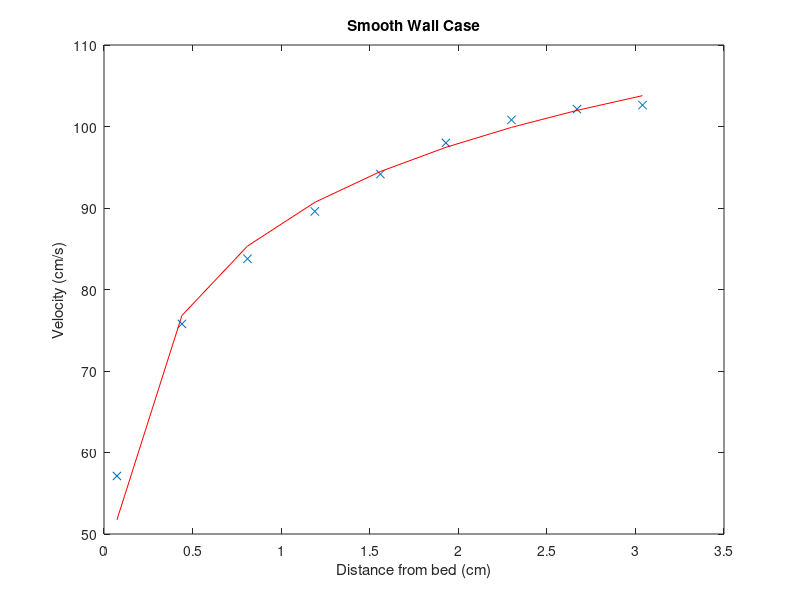

Write MATLAB code to recreate this figure. (Note: this script raises an error after producing the figure.)
% Homework 6    
%Saray Valdez Hernandez
clc;
clear all ;

%Question 1

%Defining variables
y= [0.073 0.44 0.81 1.19 1.56 1.93 2.3 2.67 3.04]; % vertical coordinate (cm)
u= [57.12 75.78 83.77 89.58 94.16 97.99 100.81 102.13 102.62]; % streamwise velocity (cm/s)
k=0.4; % Von Karman constant (cm/s)
v=0.01; % Kinematic viscosity of water (cm^2/s^-1)

%defining the 'smooth fit' model of the function 
ft=@(ustar,y) (ustar/k)*(log(y*ustar/v));
[BETA,R,JCOVB,MSE] = nlinfit(y, u, ft, [1]);

%Plotting the Original data and the smooth fit line 
figure(1)
plot(y,u,'x') %plotting original data
hold on
plot(y,ft(BETA,y),'r') %adding the smooth fit line to the original data
title('Smooth Wall Case') %adding a title 
xlabel('Distance from bed (cm)')% x-axis
ylabel('Velocity (cm/s)')% y-axis 
hold off

%Printing the shear velocity to the screen 
smoothshear=['The shear velocity in the smooth wall case is ', num2str(BETA(1)),' cm/s.'];
disp(smoothshear)


%% Question 2
%defining the 'rough fit' model of the function
rough_ft=@(C, y) C(1)*((1/k)*log(y/C(2))+8.5);
[beta,R,JCOVB,MSE] = nlinfit(y, u, rough_ft, [5 5]);

%Plotting the Original data and the rought fit line 
figure(2)
plot(y,u,'x')%plotting original data
hold on
plot(y,rough_ft(beta,y),'r') %adding the smooth fit line to the original data
title('Rough Wall Case') %adding a title 
xlabel('Distance from bed (cm)')% x-axis
ylabel('Velocity (cm/s)')% y-axis
hold off

%Printing the shear velocity to the screen 
roughshear=['The shear velocity in the rough wall case is ', num2str(beta(1)),' cm/s.'];
roughheight=['The roughness height in the rough wall case is ', num2str(beta(2)),' cm.'];
disp(roughshear)
disp(roughheight)
%% Plot with the original data, the smooth fit, and the rough fit
figure(3)
plot(y,u,'x')%plotting original data
hold on
plot(y,ft(BETA,y),'r')%adding the smooth fit line
hold on
plot(y,rough_ft(beta,y),'b')%adding the rough fit line
legend('data','smooth case', 'rough case', 'location', 'southeast')%adding a legend
xlabel('Distance from bed (cm)')% x-axis
ylabel('Velocity (cm/s)')% y-axis
hold off
